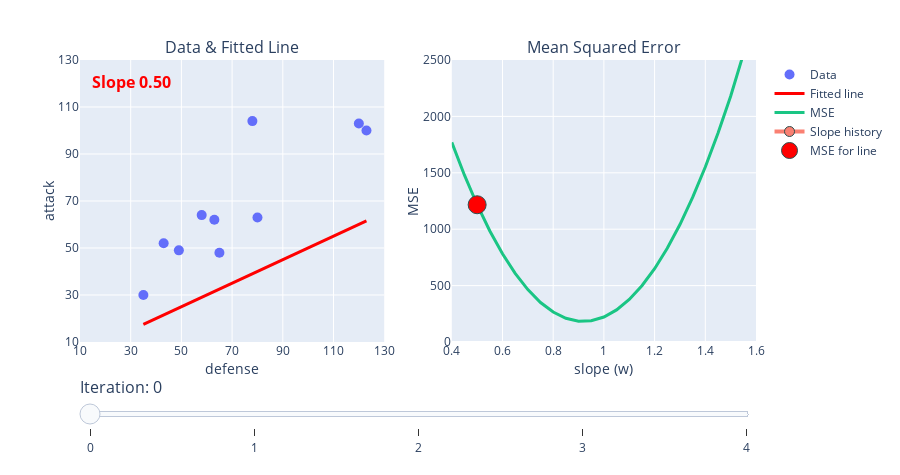

The notebook cell this image was saved under:
### Code cell
plot_gradient_descent(x, y, w=0.5, alpha=0.00018, max_iterations=4)

### Figure 1 — Plotly figure (JSON) as saved in the notebook; plotly's stock layout.template omitted (floating-point values rounded to 4 significant figures)
{"data": [{"marker": {"size": 10}, "mode": "markers", "name": "Data", "type": "scatter", "x": [35, 43, 49, 58, 63, 65, 78, 80, 120, 123], "xaxis": "x", "y": [30, 52, 49, 64, 62, 48, 104, 63, 103, 100], "yaxis": "y"}, {"line": {"color": "red", "width": 3}, "mode": "lines", "name": "Fitted line", "type": "scatter", "x": [35, 43, 49, 58, 63, 65, 78, 80, 120, 123], "xaxis": "x", "y": [17.5, 21.5, 24.5, 29, 31.5, 32.5, 39, 40, 60, 61.5], "yaxis": "y"}, {"line": {"color": "#1ac584", "width": 3}, "mode": "lines", "name": "MSE", "type": "scatter", "x": [0.4, 0.45, 0.5, 0.55, 0.6, 0.65, 0.7, 0.75, 0.8, 0.85, 0.9, 0.95, 1.0, 1.05, 1.1, 1.15, 1.2, 1.25, 1.3, 1.35, 1.4, 1.45, 1.5, 1.55, 1.6], "xaxis": "x2", "y": [1770.0, 1479.0, 1217.0, 984.4, 781.5, 608.2, 464.4, 350.1, 265.3, 210.1, 184.4, 188.2, 221.5, 284.4, 376.7, 498.6, 650.0, 831.0, 1041.0, 1281.0, 1551.0, 1850.0, 2179.0, 2537.0, 2924.0], "yaxis": "y2"}, {"line": {"color": "salmon", "width": 4}, "marker": {"line": {"color": "DarkSlateGrey", "width": 1}, "size": 10}, "mode": "markers+lines", "name": "Slope history", "type": "scatter", "x": [0.5], "xaxis": "x2", "y": [1217.0], "yaxis": "y2"}, {"line": {"color": "red"}, "marker": {"line": {"color": "DarkSlateGrey", "width": 1}, "size": 18}, "mode": "markers", "name": "MSE for line", "type": "scatter", "x": [0.5], "xaxis": "x2", "y": [1217.0], "yaxis": "y2"}, {"mode": "text", "showlegend": false, "text": "<b>Slope 0.50<b>", "textfont": {"color": "red", "size": 16}, "type": "scatter", "x": [30.3], "xaxis": "x", "y": [120], "yaxis": "y"}], "layout": {"annotations": [{"font": {"size": 16}, "showarrow": false, "text": "Data & Fitted Line", "x": 0.225, "xanchor": "center", "xref": "paper", "y": 1, "yanchor": "bottom", "yref": "paper"}, {"font": {"size": 16}, "showarrow": false, "text": "Mean Squared Error", "x": 0.775, "xanchor": "center", "xref": "paper", "y": 1, "yanchor": "bottom", "yref": "paper"}], "height": 475, "margin": {"t": 60}, "sliders": [{"currentvalue": {"font": {"size": 16}, "prefix": "Iteration: ", "visible": true}, "pad": {"b": 10, "t": 30}, "steps": [{"args": [[0], {"frame": {"duration": 0, "easing": "linear", "redraw": false}, "transition": {"duration": 0, "easing": "linear"}}], "label": "0", "method": "animate"}, {"args": [[1], {"frame": {"duration": 0, "easing": "linear", "redraw": false}, "transition": {"duration": 0, "easing": "linear"}}], "label": "1", "method": "animate"}, {"args": [[2], {"frame": {"duration": 0, "easing": "linear", "redraw": false}, "transition": {"duration": 0, "easing": "linear"}}], "label": "2", "method": "animate"}, {"args": [[3], {"frame": {"duration": 0, "easing": "linear", "redraw": false}, "transition": {"duration": 0, "easing": "linear"}}], "label": "3", "method": "animate"}, {"args": [[4], {"frame": {"duration": 0, "easing": "linear", "redraw": false}, "transition": {"duration": 0, "easing": "linear"}}], "label": "4", "method": "animate"}]}], "width": 900, "xaxis": {"anchor": "y", "domain": [0, 0.45], "dtick": 20, "range": [10, 130], "tick0": 10, "title": {"standoff": 0, "text": "defense"}}, "xaxis2": {"anchor": "y2", "domain": [0.55, 1], "dtick": 0.2, "range": [0.4, 1.6], "tick0": 0.4, "title": {"standoff": 0, "text": "slope (w)"}}, "yaxis": {"anchor": "x", "domain": [0, 1], "dtick": 20, "range": [10, 130], "tick0": 10, "title": {"standoff": 0, "text": "attack"}}, "yaxis2": {"anchor": "x2", "domain": [0, 1], "range": [0, 2500], "title": {"standoff": 0, "text": "MSE"}}}}
